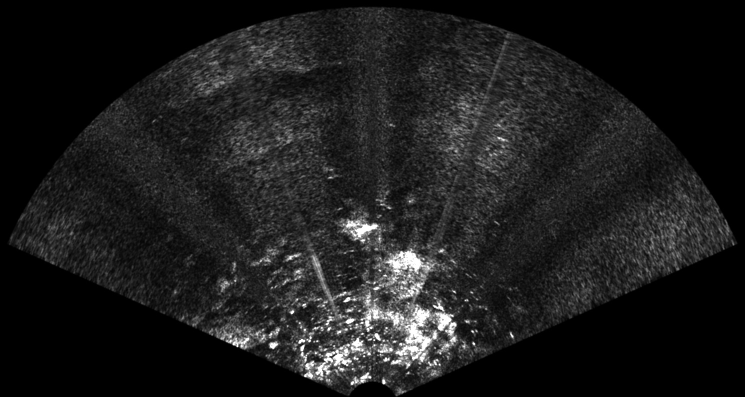
#> input picture images/Try136.jpg, 1490 x 794 px (shown at 1/2 size)
$ python -i objDetect.py   (imports and definitions only)   (older library calls are emulated)
#> lines starting #> are read from the running program, lines starting #| are printed output that depends on the picture; after the words box and inside, x2 and y2 are one past the last pixel; in counts of white or black regions, pixels touching at a corner belong together
# -*- coding: utf-8 -*-
"""
Created on Tue Apr 2

@author: vered
"""

import cv2
import numpy as np
# import matplotlib.pyplot as plt


class ROIfind:
    def __init__(self, img):
        self.img = img
        self.i = 1

    def window(self, I, width):  # integral image, window's width
        rows, cols = I.shape
        up_left = I[0:rows - width, 0:cols - width]
        up_right = I[0:rows - width, width:cols]
        down_left = I[width:rows, 0:cols - width]
        down_right = I[width:rows, width:cols]

        window_map = down_right - down_left - up_right + up_left
        return window_map

    def __create_rois_map(self, bg_out=50, bg_in=20, echo=30):

        rows, cols = self.img.shape
        I = np.ones((rows, cols), np.int32)
        I = cv2.integral(self.img, I, -1)
        # I2=I/np.amax(I)
        I = I[1:rows][1:cols]

        # create echo map:
        echo_map = self.window(I, echo)
        echo_sz = echo_map.shape

        echo_map = echo_map / (echo ** 2)
        echo_map = echo_map.astype(np.uint8)


        # create threshold
        rois_map_gray = echo_map
        '''
        h = cv2.calcHist([rois_map_gray], [0], None, [256], [0,256])
        th = np.argmax(h[50:256], 0)
        th = th.astype(np.float)/256
        th = th[0]
        '''
        th = 0.3*256

        rois_map = np.zeros((rows, cols))
        r_index = np.where(rois_map_gray > th)

        # there is a shift because the echo_map is smaller then the original image, d1 is the shift-fixing array:
        d1 = int(0.5 * (cols - echo_sz[1]))
        r_ind_sz = r_index[0].shape
        r_ind_sz = r_ind_sz[0]
        tu = np.ones((2, r_ind_sz))* d1
        r_index = np.asarray(r_index) + tu
        r_index = r_index.astype(np.int64)
        r_index=tuple((r_index[0], r_index[1]))

        rois_map[r_index] = 1

        kernel = cv2.getStructuringElement(cv2.MORPH_ELLIPSE, (3, 3))
        rois_map = cv2.dilate(rois_map, kernel)

        return rois_map

    # [46 lines left out: function __find_center, not called in this run]

    def apply(self):
        rois_map = ROIfind.__create_rois_map(self)
        mask = rois_map * self.img
        mask = mask.astype(np.uint8)
        kernel = cv2.getStructuringElement(cv2.MORPH_ELLIPSE, (7, 7))
        mask = cv2.morphologyEx(mask, cv2.MORPH_OPEN, kernel)
        mask1 = mask.astype(np.uint8)
        ret, mask = cv2.threshold(mask1, 0.7 * 255, 255, cv2.THRESH_BINARY)
        # xc, yc = self.__find_center()

        centroids = np.array([1, 2])
        bboxes = np.array([1, 2, 3, 4])
        tiny_masks= []
        index = 0
        c = {}

        # getting features of every ROI:
        mask = np.uint8(mask)

        # in opencv version up to 2.4
        im, contours, hierarchy = cv2.findContours(mask, cv2.RETR_TREE, cv2.CHAIN_APPROX_SIMPLE)

        #in opencv version from 2.4
        #contours, hierarchy = cv2.findContours(mask, cv2.RETR_TREE, cv2.CHAIN_APPROX_SIMPLE)

        moments = np.array([])
        for cnt in range(len(contours)):

            x, y, w, h = cv2.boundingRect(contours[cnt])

            if w > 15 or h > 15:

                moments = cv2.moments(contours[cnt])
                cx = int(moments['m10'] / moments['m00'])
                cy = int(moments['m01'] / moments['m00'])
                centroids = np.vstack((centroids, [cx, cy]))
                bboxes = np.vstack((bboxes, [x, y, w, h]))

                maskToPix = np.zeros(mask.shape, np.uint8)
                maskToPix = cv2.drawContours(maskToPix, [contours[cnt]], 0, 255, -1)
                pixelList = np.nonzero(maskToPix)
                m = np.zeros(mask1.shape)
                m[pixelList] = mask1[pixelList]
                m = m[y:y + h, x:x + w]
                tiny_masks.append(m)

                index = index + 1

            else: #delete the object

                mask[x:x + w + 1][y:y + h + 1] = 0

        centroids = np.delete(centroids, 0, 0)
        bboxes = np.delete(bboxes, 0, 0)
        return mask, centroids, bboxes, tiny_masks

>>> import cv2
>>> picture = cv2.imread('images/Try136.jpg', cv2.IMREAD_GRAYSCALE)
#> picture is the input picture: shape (794, 1490); min 0, max 255, mean 28.6
>>> result = ROIfind(picture).apply()
#> in __create_rois_map, `I = cv2.integral(self.img, I, -1)`:
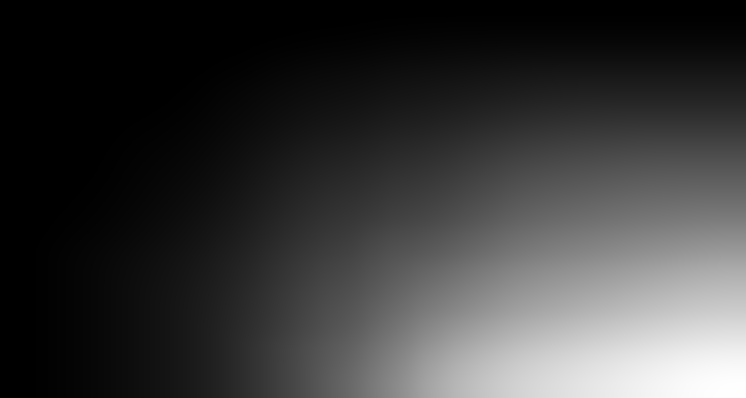
#> I: shape (795, 1491) int32 (shown at 1/2 size); min 0, max 33893100, mean 7653126.6; drawn with min black and max white
#> in window, `window_map = down_right - down_left - up_right + up_left`:
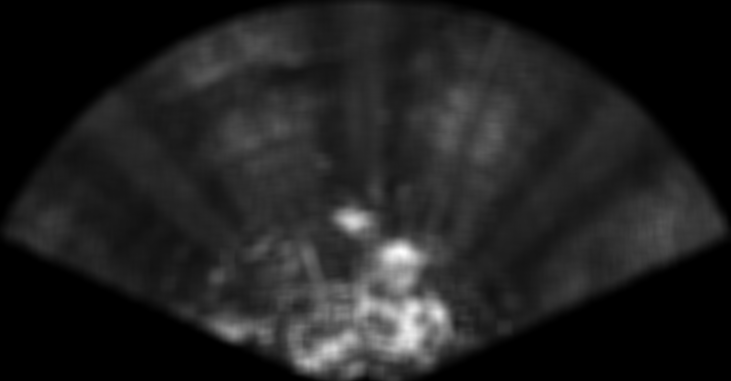
#> window_map: shape (762, 1461) int32 (shown at 1/2 size); min 0, max 211287, mean 27336.9; drawn with min black and max white
#> in __create_rois_map, `r_index = np.where(rois_map_gray > th)`: r_index = 65899 positions, rows 139 to 753, columns 414 to 1001
#> in __create_rois_map, `r_index=tuple((r_index[0], r_index[1]))`: r_index = 65899 positions, rows 153 to 767, columns 428 to 1015
#> in apply, `mask = rois_map * self.img`:
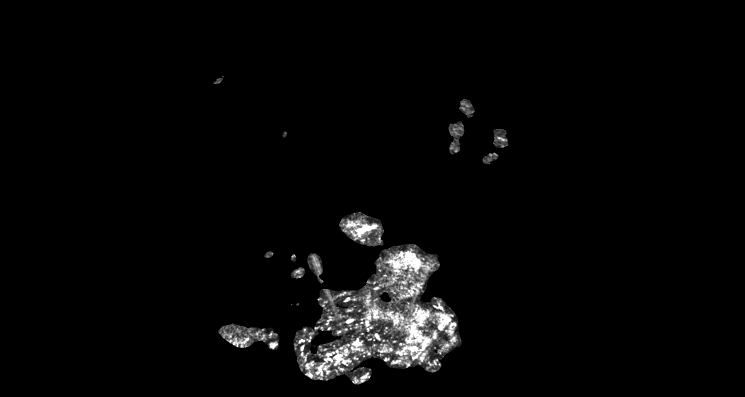
#> mask: shape (794, 1490) float64 (shown at 1/2 size); min 0, max 255, mean 7
#> in apply, `mask = cv2.morphologyEx(mask, cv2.MORPH_OPEN, kernel)`:
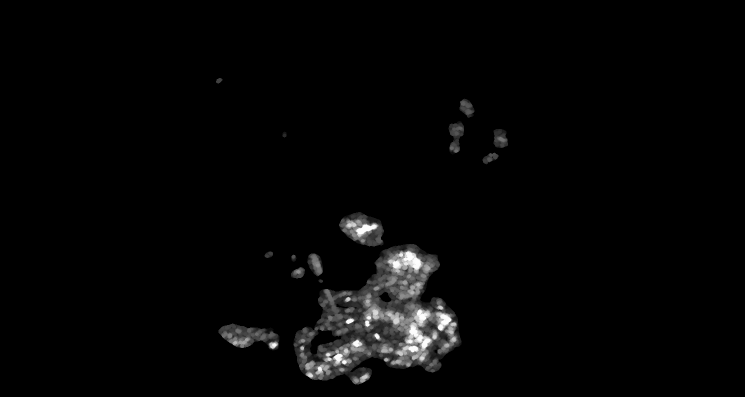
#> mask: shape (794, 1490) (shown at 1/2 size); min 0, max 255, mean 5.5
#> in apply, `ret, mask = cv2.threshold(mask1, 0.7 * 255, 255, cv2.THRESH_BINARY)`:
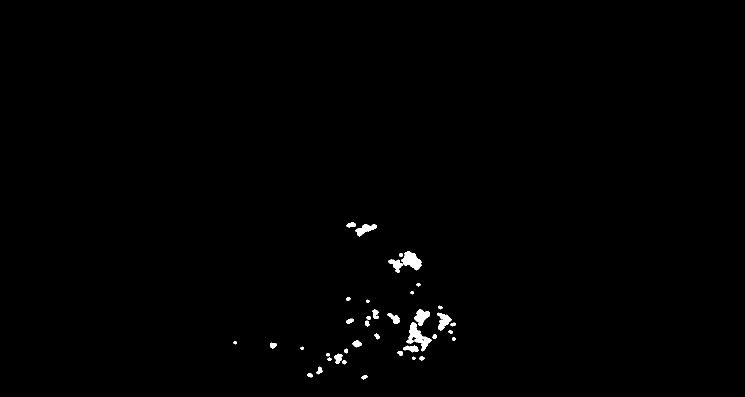
#> mask: shape (794, 1490) (shown at 1/2 size); 0.57% white; 38 white regions
#> in apply, `ret, mask = cv2.threshold(mask1, 0.7 * 255, 255, cv2.THRESH_BINARY)`: ret = 178
#> in apply, `im, contours, hierarchy = cv2.findContours(mask, cv2.RETR_TREE, cv2.CH..`: contours = 46 contours, 8 with area under 20; largest, box (x1, y1, x2, y2) and area: (777, 502, 843, 546) 1172, (813, 644, 863, 703) 992, (828, 618, 860, 652) 530, (874, 625, 903, 661) 486, (711, 448, 754, 473) 458
#> the loop in apply, `for cnt in range(len(contours)): ` made 46 passes
#> (x, y, w, h, cx, cy, centroids, bboxes) on passes 3, 8: (633, 733, 12, 16, 638, 740, [[1, 2], [638, 740]], [[1, 2, 3, 4], [633, 733, 12, 16]]), (668, 707, 17, 21, 676, 716, [[1, 2], [638, 740], [676, 716]], [[1, 2, 3, 4], [633, 733, 12, 16], [668, 707, 17, 21]])
#> (x, y, w, h, cx, cy, centroids, pixelList) on pass 13: (806, 691, 31, 14, 822, 696, [[1, 2], [638, 740], [676, 716], [822, 696]], 266 positions, rows 691 to 704, columns 806 to 836)
#> pass 3, in apply, `maskToPix = cv2.drawContours(maskToPix, [contours[cnt]], 0, 255, -1)`:
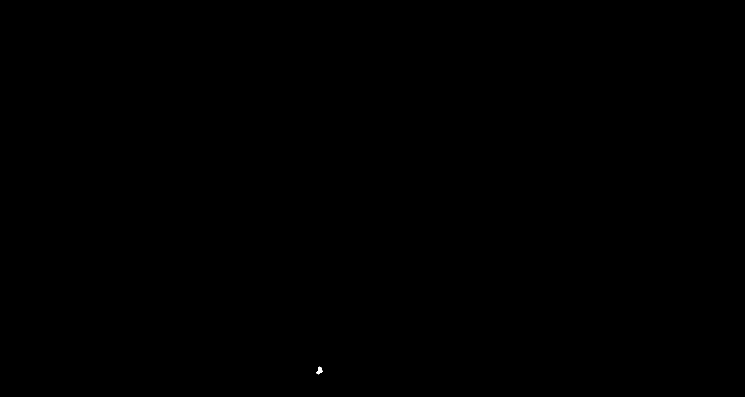
#> maskToPix: shape (794, 1490) (shown at 1/2 size); 0.01% white; 1 white region, box (x1, y1, x2, y2) and area: (633, 733, 645, 749) 113
#> after the loop in apply, `for cnt in range(len(contours)):`: maskToPix: shape (794, 1490); 0.01% white; 1 white region, box (x1, y1, x2, y2) and area: (693, 444, 712, 455) 138
#> after the loop in apply, `for cnt in range(len(contours)):`: bboxes = 14 rows, first 6: [1, 2, 3, 4], [633, 733, 12, 16], [668, 707, 17, 21], [806, 691, 31, 14], [705, 680, 19, 15], [813, 644, 50, 59]; centroids = 14 rows, first 8: [1, 2], [638, 740], [676, 716], [822, 696], [713, 687], [835, 673], [699, 641], [788, 636]; index = 13; tiny_masks = 13 items
#> in apply, `centroids = np.delete(centroids, 0, 0)`: centroids = 13 rows, first 8: [638, 740], [676, 716], [822, 696], [713, 687], [835, 673], [699, 641], [788, 636], [886, 641]
#> in apply, `bboxes = np.delete(bboxes, 0, 0)`: bboxes = 13 rows, first 6: [633, 733, 12, 16], [668, 707, 17, 21], [806, 691, 31, 14], [705, 680, 19, 15], [813, 644, 50, 59], [692, 637, 16, 11]
